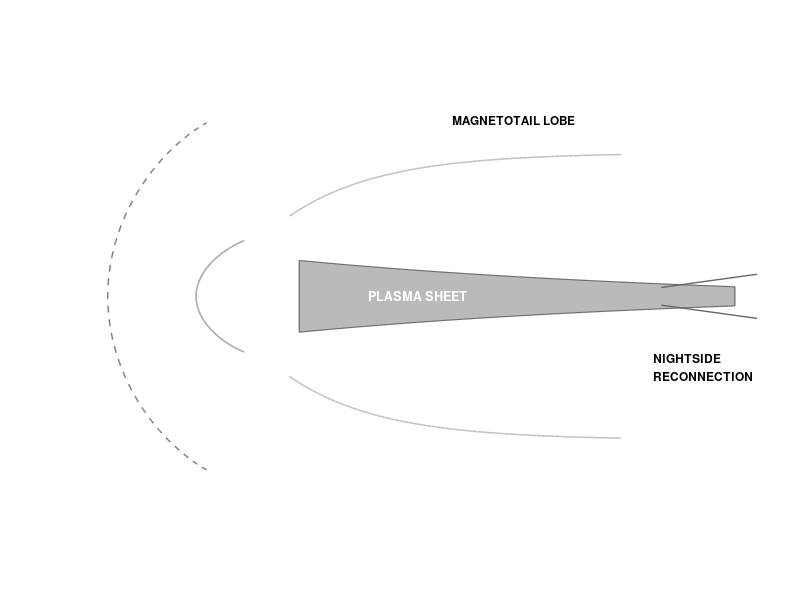

Here is the MATLAB script that generated this plot: (Note: this script raises an error after producing the figure.)
%% Magnetotail reference-style schematic
clc; clear; close all;

% matlab -batch "addpath('src/lorenzsw'); figure1_magnetotail_reference"

out_dir = fullfile('docs', 'assets', 'figures');
if ~exist(out_dir, 'dir')
    mkdir(out_dir);
end

fig = figure('Color', 'w', 'Units', 'inches', 'Position', [1 1 7.2 5.2]);
ax = axes(fig);
hold(ax, 'on');
axis(ax, 'equal');
axis(ax, [0 10 0 7]);
axis(ax, 'off');
set(ax, 'Position', [0.04 0.06 0.92 0.88]);

dark = [0.18 0.18 0.18];
field = [0.56 0.58 0.58];
field_light = [0.72 0.74 0.74];
sheet = [0.66 0.67 0.68];
aurora = [0.10 0.58 0.20];
earth_blue = [0.62 0.78 0.83];
land = [0.06 0.18 0.18];

earth_center = [3.25, 3.55];
earth_r = 0.43;
ang = linspace(0, 2*pi, 260);

%% Magnetopause and lobes
t = linspace(-1.18, 1.18, 260);
x_mp = earth_center(1) - 0.25 - 1.45 * cos(t) - 0.52 * cos(t).^2;
y_mp = earth_center(2) + 2.55 * sin(t);
plot(ax, x_mp, y_mp, '--', 'Color', [0.48 0.48 0.48], 'LineWidth', 1.1);

x_upper = linspace(earth_center(1) + 0.25, 8.00, 260);
y_upper = earth_center(2) + 0.90 + 1.05 * (1 - exp(-(x_upper - earth_center(1)) / 1.25));
x_lower = x_upper;
y_lower = earth_center(2) - 0.90 - 1.05 * (1 - exp(-(x_lower - earth_center(1)) / 1.25));
plot(ax, x_upper, y_upper, '-', 'Color', field_light, 'LineWidth', 1.1);
plot(ax, x_lower, y_lower, '-', 'Color', field_light, 'LineWidth', 1.1);
text(ax, 6.55, 5.95, 'MAGNETOTAIL LOBE', 'FontSize', 8.5, ...
    'FontWeight', 'bold', 'HorizontalAlignment', 'center');

%% Plasma sheet
x_ps = linspace(earth_center(1) + 0.38, 9.55, 280);
top_ps = earth_center(2) + 0.42 * exp(-(x_ps - earth_center(1)) / 4.7) + 0.10;
bot_ps = earth_center(2) - 0.42 * exp(-(x_ps - earth_center(1)) / 4.7) - 0.10;
top_ps = top_ps - 0.08 * (x_ps - x_ps(1)) / (x_ps(end) - x_ps(1));
bot_ps = bot_ps + 0.08 * (x_ps - x_ps(1)) / (x_ps(end) - x_ps(1));
fill(ax, [x_ps, fliplr(x_ps)], [top_ps, fliplr(bot_ps)], sheet, ...
    'EdgeColor', [0.38 0.38 0.38], 'LineWidth', 0.8, 'FaceAlpha', 0.82);
text(ax, 5.25, earth_center(2) + 0.02, 'PLASMA SHEET', 'FontSize', 9.0, ...
    'FontWeight', 'bold', 'Color', 'w', 'HorizontalAlignment', 'center');

% Nightside reconnection tail crossing.
plot(ax, [8.55 9.85], [earth_center(2) + 0.12, earth_center(2) + 0.30], ...
    '-', 'Color', [0.40 0.40 0.40], 'LineWidth', 1.0);
plot(ax, [8.55 9.85], [earth_center(2) - 0.12, earth_center(2) - 0.30], ...
    '-', 'Color', [0.40 0.40 0.40], 'LineWidth', 1.0);
text(ax, 8.45, 2.72, 'NIGHTSIDE', 'FontSize', 8.6, 'FontWeight', 'bold');
text(ax, 8.45, 2.48, 'RECONNECTION', 'FontSize', 8.6, 'FontWeight', 'bold');

%% Magnetic field lines
for scale = [0.78, 1.04, 1.32]
    theta = linspace(-1.18, 1.18, 240);
    x_line = earth_center(1) - 0.10 - scale * (0.72 * cos(theta) + 0.46 * cos(theta).^2);
    y_line = earth_center(2) + scale * 1.05 * sin(theta);
    plot(ax, x_line, y_line, '-', 'Color', field, 'LineWidth', 1.1);
    arrow_on_curve(ax, x_line, y_line, 75, 84, field, 0.11);
end

for scale = [1.15, 1.55, 1.95]
    theta = linspace(-1.30, 1.30, 260);
    x_line = earth_center(1) - 0.05 - scale * (0.92 * cos(theta) + 0.28 * cos(theta).^2);
    y_line = earth_center(2) + scale * 1.20 * sin(theta);
    keep = x_line > 0.40 & y_line > 0.20 & y_line < 6.80;
    plot(ax, x_line(keep), y_line(keep), '-', 'Color', field, 'LineWidth', 1.0);
    idx = find(keep, 1, 'first') + 55;
    if idx < numel(x_line) - 8
        arrow_on_curve(ax, x_line, y_line, idx, idx + 8, field, 0.10);
    end
end

for sgn = [-1, 1]
    for offset = [0.05, 0.34]
        u = linspace(0, 1, 230);
        x0 = earth_center(1) + 0.20;
        y0 = earth_center(2) + sgn * (0.48 + 0.12 * offset);
        x1 = 7.75;
        y1 = earth_center(2) + sgn * (1.45 + offset);
        x_line = x0 + (x1 - x0) * u;
        y_line = y0 + (y1 - y0) * (1 - exp(-3.2*u)) / (1 - exp(-3.2));
        y_line = y_line + sgn * 0.10 * sin(pi*u) .* (1 - u);
        plot(ax, x_line, y_line, '-', 'Color', field_light, 'LineWidth', 1.0);
        arrow_on_curve(ax, x_line, y_line, 72, 63, field_light, 0.095);
    end
end

text(ax, 1.30, 3.35, 'MAGNETIC FIELD LINE', 'FontSize', 8.2, ...
    'FontWeight', 'bold', 'Rotation', 62);

%% Earth, polar cap, and auroral oval
fill(ax, earth_center(1) + earth_r*cos(ang), earth_center(2) + earth_r*sin(ang), ...
    earth_blue, 'EdgeColor', 'none');

land1 = earth_center + earth_r * [0.30*cos(linspace(0,2*pi,50)) - 0.18; ...
    0.90*sin(linspace(0,2*pi,50)) + 0.02]';
land2 = earth_center + earth_r * [0.22*cos(linspace(0,2*pi,45)) + 0.10; ...
    0.65*sin(linspace(0,2*pi,45)) - 0.04]';
fill(ax, land1(:,1), land1(:,2), land, 'EdgeColor', 'none');
fill(ax, land2(:,1), land2(:,2), land, 'EdgeColor', 'none');

plot(ax, earth_center(1) + earth_r*cos(ang), earth_center(2) + earth_r*sin(ang), ...
    '-', 'Color', dark, 'LineWidth', 0.8);

draw_oval_band(ax, earth_center + [0.00, 0.36], 0.50, 0.16, 0.33, 0.075, ...
    200, 340, aurora);
draw_oval_band(ax, earth_center + [0.00, -0.36], 0.47, 0.14, 0.31, 0.065, ...
    20, 160, aurora);
text(ax, earth_center(1) + 0.08, earth_center(2) + 0.62, 'POLAR', ...
    'FontSize', 6.2, 'FontWeight', 'bold', 'HorizontalAlignment', 'center');
text(ax, earth_center(1) + 0.08, earth_center(2) + 0.48, 'CAP', ...
    'FontSize', 6.2, 'FontWeight', 'bold', 'HorizontalAlignment', 'center');
text(ax, earth_center(1) + 0.18, earth_center(2) - 0.72, 'AURORAL', ...
    'FontSize', 6.8, 'FontWeight', 'bold', 'Color', aurora, ...
    'HorizontalAlignment', 'center');
text(ax, earth_center(1) + 0.18, earth_center(2) - 0.90, 'OVAL', ...
    'FontSize', 6.8, 'FontWeight', 'bold', 'Color', aurora, ...
    'HorizontalAlignment', 'center');

% Small inner plasma-sphere indication, kept visually secondary.
ps_ctr = earth_center + [0.50, 0.00];
fill(ax, ps_ctr(1) + 0.28*cos(ang), ps_ctr(2) + 0.34*sin(ang), ...
    [0.94 0.94 0.92], 'EdgeColor', [0.50 0.50 0.50], 'LineWidth', 0.7);
text(ax, ps_ctr(1), ps_ctr(2), 'PLASMA', 'FontSize', 5.8, ...
    'Rotation', 90, 'HorizontalAlignment', 'center');
text(ax, ps_ctr(1) + 0.16, ps_ctr(2), 'SPHERE', 'FontSize', 5.8, ...
    'Rotation', 90, 'HorizontalAlignment', 'center');

set(fig, 'InvertHardcopy', 'off');
ref_png = fullfile(out_dir, 'figure1_magnetotail_reference.png');
target_png = fullfile(out_dir, 'figure1_solar_wind_schematic.png');
exportgraphics(fig, ref_png, 'Resolution', 600);
if isfile(target_png)
    ref_img = imread(ref_png);
    target_img = imread(target_png);
    [target_h, target_w, ~] = size(target_img);
    [ref_h, ref_w, ref_c] = size(ref_img);
    canvas = uint8(255 * ones(target_h, target_w, ref_c));
    paste_h = min(ref_h, target_h);
    paste_w = min(ref_w, target_w);
    y0 = floor((target_h - paste_h) / 2) + 1;
    x0 = floor((target_w - paste_w) / 2) + 1;
    src_y0 = floor((ref_h - paste_h) / 2) + 1;
    src_x0 = floor((ref_w - paste_w) / 2) + 1;
    canvas(y0:y0+paste_h-1, x0:x0+paste_w-1, :) = ...
        ref_img(src_y0:src_y0+paste_h-1, src_x0:src_x0+paste_w-1, :);
    imwrite(canvas, ref_png);
end
exportgraphics(fig, fullfile(out_dir, 'figure1_magnetotail_reference.pdf'), 'ContentType', 'vector');

function draw_oval_band(ax, center, outer_rx, outer_ry, inner_rx, inner_ry, a1, a2, color)
    th = linspace(a1, a2, 100) * pi / 180;
    xo = center(1) + outer_rx * cos(th);
    yo = center(2) + outer_ry * sin(th);
    xi = center(1) + inner_rx * cos(fliplr(th));
    yi = center(2) + inner_ry * sin(fliplr(th));
    fill(ax, [xo, xi], [yo, yi], color, 'EdgeColor', 'none', 'FaceAlpha', 0.95);
end

function arrow_on_curve(ax, x, y, i0, i1, color, head_size)
    i0 = max(1, min(numel(x), i0));
    i1 = max(1, min(numel(x), i1));
    p0 = [x(i0), y(i0)];
    p1 = [x(i1), y(i1)];
    plot(ax, [p0(1), p1(1)], [p0(2), p1(2)], '-', 'Color', color, 'LineWidth', 0.8);
    v = p1 - p0;
    v = v / max(norm(v), eps);
    n = [-v(2), v(1)];
    base = p1 - 1.45 * head_size * v;
    tip = [p1; base + head_size*n; base - head_size*n];
    patch(ax, tip(:,1), tip(:,2), color, 'EdgeColor', 'none');
end
